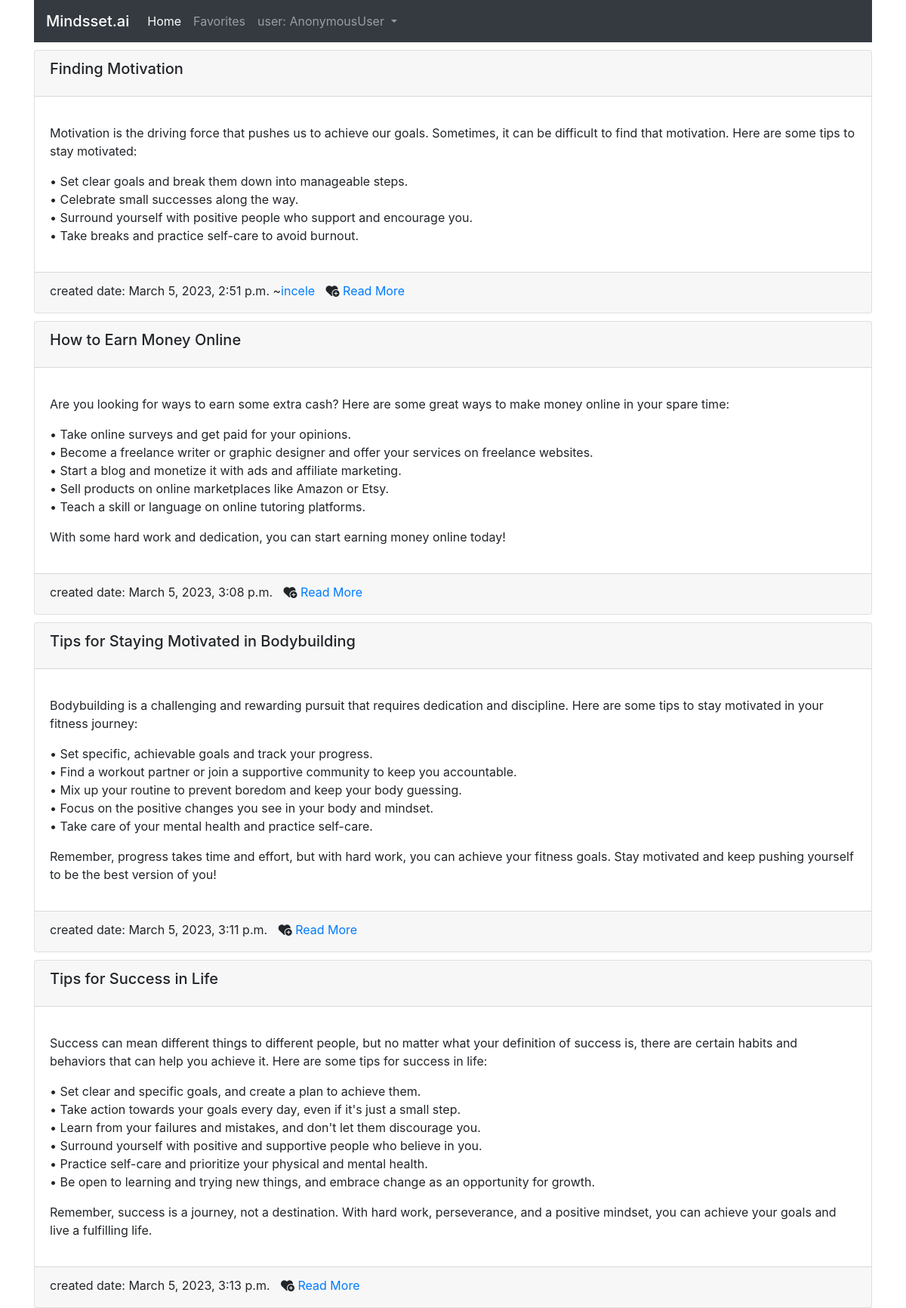
The page / on the database its author committed.
### core/models.py (models this page shows, shortened)
class Post(models.Model):
    title = models.CharField(max_length=80)
    content = models.TextField()
    slug = models.SlugField(max_length=400, unique=True, blank=True)
    date = models.DateTimeField(auto_now_add=True)
    active = models.BooleanField(default=True)
    link = models.URLField(max_length=200, blank=True)

### core/views.py (the view)
# urls.py: path('', views.index, name = "index"),
def index(request):
    posts = Post.objects.filter(active=True)
    context = {
        'posts':posts,
    }
    return render(request, "index.html", context)

### templates/index.html (shortened to what this page needs)
<!DOCTYPE html>
{% load static %}
<html lang="en">
<head>
    <link rel="stylesheet" href="https://cdn.jsdelivr.net/npm/bootstrap@4.0.0/dist/css/bootstrap.min.css">
    <link rel="stylesheet" href="https://cdnjs.cloudflare.com/ajax/libs/font-awesome/6.3.0/css/all.min.css" />
</head>
<body>
<div class="container">
    <nav class="navbar navbar-expand-lg navbar-dark bg-dark">
        <span class="navbar-brand mb-0 h1">Mindsset.ai</span>
        <div class="collapse navbar-collapse" id="navbarNavDropdown">
          <ul class="navbar-nav">
            <li class="nav-item active">
              <a class="nav-link" href="{% url 'index' %}">Home <span class="sr-only">(current)</span></a>
            </li>
            <li class="nav-item">
              <a class="nav-link" href="{% url 'fav' %}">Favorites</a>
            </li>
            <li class="nav-item dropdown">
              <a class="nav-link dropdown-toggle" href="#" id="navbarDropdownMenuLink" data-toggle="dropdown" aria-haspopup="true" aria-expanded="false">
                user: {{request.user}}
              </a>
            </li>
          </ul>
        </div>
      </nav>
      {% block content %}
      {% for post in posts %}
      <div class="card" style="margin-top: 10px;">
          <div class="card-header">
              <h5 class="card-title">{{post.title}}</h5>
          </div>
          <div class="card-body">
            <p class="card-text">{{post.content | linebreaks}}</p>
          </div>
          <div class="card-footer">
              created date: {{post.date}}{% if post.link %}
              ~<a href="{{post.link}}" target="_blank">incele</a>
              {% endif %}
              <i data-post={{post.id}} data-action="add"  style = " margin-left: 10px; height:25px; width:auto; " class="fa-solid fa-heart-circle-plus favi update-fav"></i>
              <a href="{% url 'postdetail' slug=post.slug %}">Read More</a>
            </div>
        </div>
        {% endfor %}
      {% endblock content %}
</div>
</body>
</html>

### rows shown on the page
Post: title "Finding Motivation", content "Motivation is the driving force that pushes us to achieve our goals. Sometimes, it can be difficult to find that motivation. Here are some tips to stay motivated: • Set clear goals and break them down into manageable steps. • Celebrate small successes along the way. • Surround yourself with positive people who support and encourage you. • Take breaks and practice self-care to avoid burnout.", date "March 5, 2023, 2:51 p.m."
Post: title "How to Earn Money Online", content "Are you looking for ways to earn some extra cash? Here are some great ways to make money online in your spare time: • Take online surveys and get paid for your opinions. • Become a freelance writer or graphic designer and offer your services on freelance websites. • Start a blog and monetize it with ads and affiliate marketing. • Sell products on online marketplaces like Amazon or Etsy. • Teach a skill or language on online tutoring platforms. With some hard work and dedication, you can start earning money online today!", date "March 5, 2023, 3:08 p.m.", {{ post.id }} 2 (drawn)
Post: title "Tips for Staying Motivated in Bodybuilding", content "Bodybuilding is a challenging and rewarding pursuit that requires dedication and discipline. Here are some tips to stay motivated in your fitness journey: • Set specific, achievable goals and track your progress. • Find a workout partner or join a supportive community to keep you accountable. • Mix up your routine to prevent boredom and keep your body guessing. • Focus on the positive changes you see in your body and mindset. • Take care of your mental health and practice self-care. Remember, progress takes time and effort, but with hard work, you can achieve your fitness goals. Stay motivated and keep pushing yourself to be the best version of you!", date "March 5, 2023, 3:11 p.m."
Post: title "Tips for Success in Life", content "Success can mean different things to different people, but no matter what your definition of success is, there are certain habits and behaviors that can help you achieve it. Here are some tips for success in life: • Set clear and specific goals, and create a plan to achieve them. • Take action towards your goals every day, even if it's just a small step. • Learn from your failures and mistakes, and don't let them discourage you. • Surround yourself with positive and supportive people who believe in you. • Practice self-care and prioritize your physical and mental health. • Be open to learning and trying new things, and embrace change as an opportunity for growth. Remember, success is a…", date "March 5, 2023, 3:13 p.m."

### other values the page prints
{{ request.user }} "AnonymousUser"
